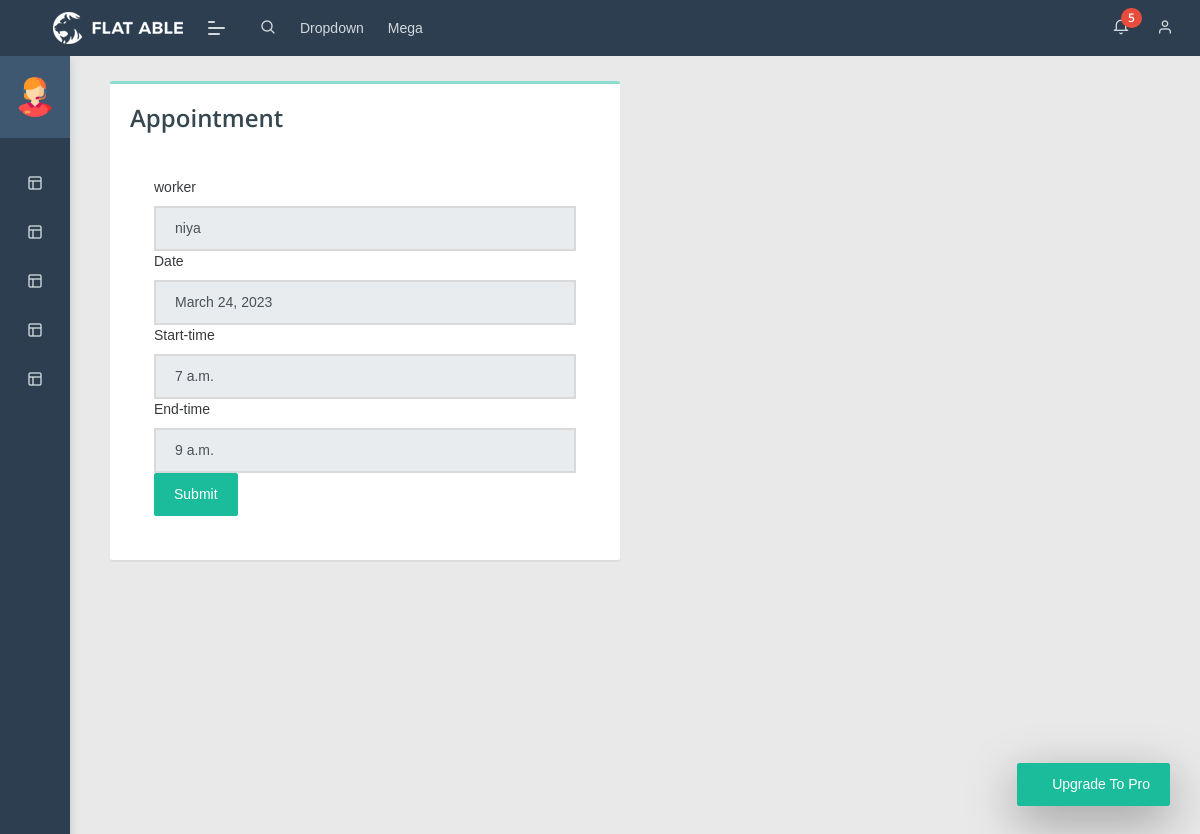
Screenshot of /take_appointment/5/ (signed in) with the database file from the repository.
### homeservice_app/models.py (models this page shows)
class schedule_add(models.Model):
    worker = models.ForeignKey(register, on_delete=models.CASCADE)
    date = models.DateField()
    start_time = models.TimeField()
    end_time = models.TimeField()

class register(models.Model):
    user=models.OneToOneField(Login,on_delete=models.CASCADE)
    name=models.CharField(max_length=100)
    profile_pic=models.FileField(upload_to='profilepic/')
    address=models.CharField(max_length=40)
    mobile=models.CharField(max_length=10,null=False)
    email=models.EmailField()
    work_type = models.ForeignKey(work,on_delete=models.CASCADE)
    def __str__(self):
        return self.name

### homeservice_app/views.py (the view)
# urls.py: path("take_appointment/<int:id>/", views.take_appointment, name="take_appointment"),
@login_required(login_url='loginpage')
def take_appointment(request,id):
    s = schedule_add.objects.get(id=id)
    c = register1.objects.get(user=request.user)
    app = Take_appointment.objects.filter(user=c,schedule=s)
    if app.exists():
        messages.info(request,"already booked")
        return redirect('customer_view_schedule')
    else:
        if request.method == 'POST':
            obj = Take_appointment()
            obj.user = c
            obj.schedule = s
            obj.save()
            messages.info(request,"appointment is successfully booked")
            return redirect('view_appointment')
    return render(request,"customer/take_appointment.html",{"s":s})

### templates/customer/take_appointment.html (shortened to what this page needs)
{% extends 'customer/customer base.html' %}
{% load crispy_forms_tags %}
{% block content %}
<div class="col-md-6 grid-margin stretch-card">
              <div class="card">
                <div class="card-body">
                  <h4 class="card-title">Appointment</h4>
                  <form method="post">
                      <div class="d-grid gap-3 p-4">
                          <label class="form-label">worker</label>
                          <input required class="form-control" readonly value="{{s.worker}}">
                          <label class="form-label">Date</label>
                          <input class="form-control" readonly value="{{s.date}}">
                          <label class="form-label">Start-time</label>
                          <input class="form-control" readonly value="{{s.start_time}}">
                          <label class="form-label">End-time</label>
                          <input class="form-control" readonly value="{{s.end_time}}">
                          <div class="d-grid gap-3 d-md-block">
                              <button type="submit" class="btn btn-primary">Submit</button>
                          </div>
                      </div>
                  </form>
                </div>
              </div>
            </div>
{% endblock %}

### rows the page displays
schedule_add: worker "niya", date "March 24, 2023", start_time "7 a.m.", end_time "9 a.m."
